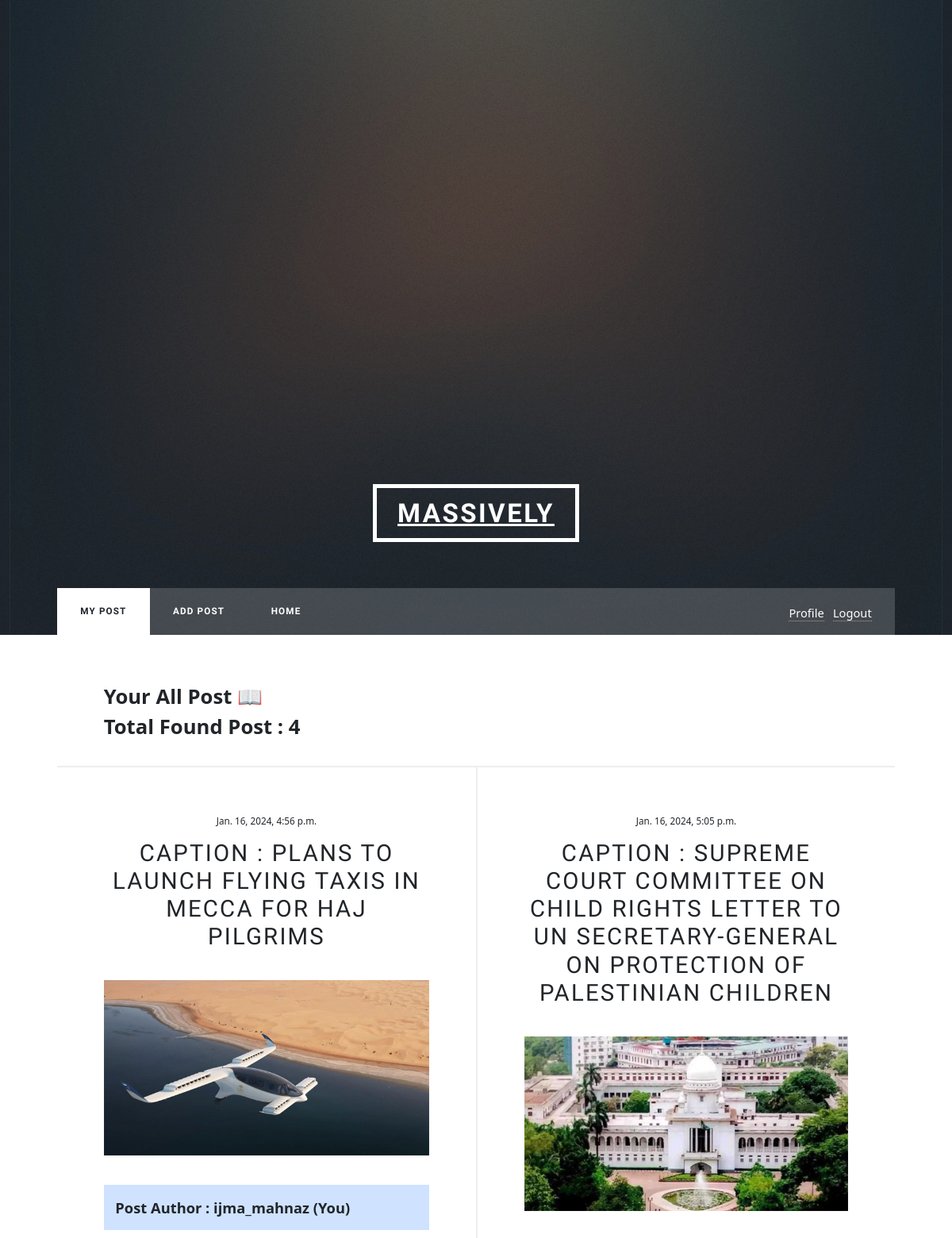
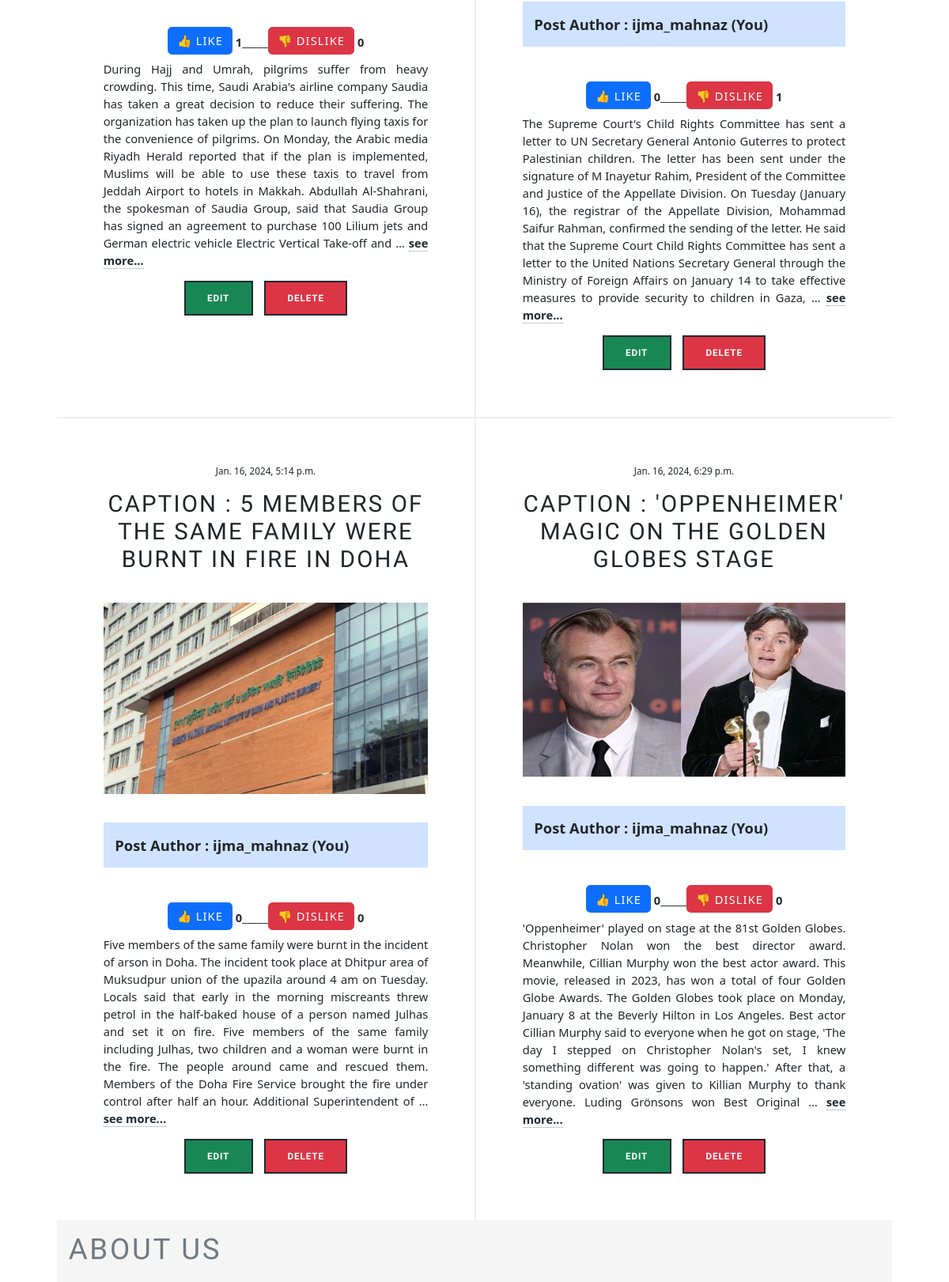
Screenshot of /post/user_post/12/ (upper part) with the database file from the repository (2 pictures, top to bottom).
### post/models.py (models this page shows, shortened)
class PostModel(models.Model):
    user = models.ForeignKey(User, related_name='post',on_delete=models.CASCADE)
    caption = models.CharField(max_length=3000)
    created_on = models.DateTimeField(auto_now_add=True)
    body = models.TextField(null=True,blank=True)
    post_image = models.ImageField(upload_to='post/media/images/',null=True,blank=True)
    post_like = models.IntegerField(default=0,null=True,blank=True)
    post_dislike = models.IntegerField(default=0,null=True,blank=True)

### post/views.py (the view)
# urls.py: path('user_post/<int:user_id>/',views.user_post,name='userPost'),
def user_post(request,user_id):
    user = User.objects.get(id=user_id)
    data = PostModel.objects.filter(user=user)
    return render(request,'user_post.html',{'posts':data})

### post/templates/user_post.html
{% extends "dashboard.html" %}
{% block content %}
<div id="main">
    <p class="fw-bold fs-3">Your All Post 📖 <br>
	Total Found Post : {{posts | length}}</p>
		<section class="posts">
			{% for post in posts %}
			<article>
				<header>
					<span class="date">{{post.created_on}}</span>
					<h2><a href="#">Caption : {{post.caption}}</a></h2>
				</header>
				<a href="#" class="image fit"><img src="{{post.post_image.url}}" alt="" /></a>
				<p class="text-dark fw-bold fs-5 bg-primary-subtle p-3">Post Author : {{post.user.username}} (You)</p>
				<h5>
					<br><h5 class="text-decoration-none btn btn-primary">👍 Like</h5>
					<b>{{post.post_like}}</b>_____<h5 class="text-decoration-none btn btn-danger">👎 Dislike</h5>
					<b>{{post.post_dislike}}</b>
				</h5>
				<p> {{ post.body|truncatewords:100 }} <a class="text-decoration-none text-dark" href="{% url "detailview" post.id %}"><b>see more...</b></a></p>
				<ul class="actions special">
					<li><a href="{% url "editpost" post.id %}" class="button bg-success text-white">Edit</a></li>
					<li><a href="{% url "deletepost" post.id %}" class="button bg-danger text-white">Delete</a></li>
				</ul>
			</article>
			{% endfor %}
		</section>
</div>
{% endblock content %}

### rows the page displays
PostModel: created_on "Jan. 16, 2024, 4:56 p.m.", caption "PLANS TO LAUNCH FLYING TAXIS IN MECCA FOR HAJ PILGRIMS", post_image (picture), user.username "ijma_mahnaz", post_like "1", post_dislike "0", body "During Hajj and Umrah, pilgrims suffer from heavy crowding. This time, Saudi Arabia's airline company Saudia has taken a great decision to reduce their suffering. The organization has taken up the plan to launch flying taxis for the convenience of pilgrims. On Monday, the Arabic media Riyadh Herald reported that if the plan is implemented, Muslims will be able to use these taxis to travel from Jeddah Airport to hotels in Makkah. Abdullah Al-Shahrani, the spokesman of Saudia Group, said that Saudia Group has signed an agreement to purchase 100 Lilium jets and German electric vehicle Electric Vertical Take-off and …"
PostModel: created_on "Jan. 16, 2024, 5:05 p.m.", caption "SUPREME COURT COMMITTEE ON CHILD RIGHTS LETTER TO UN SECRETARY-GENERAL ON PROTECTION OF PALESTINIAN CHILDREN", post_image (picture), user.username "ijma_mahnaz", post_like "0", post_dislike "1", body "The Supreme Court's Child Rights Committee has sent a letter to UN Secretary General Antonio Guterres to protect Palestinian children. The letter has been sent under the signature of M Inayetur Rahim, President of the Committee and Justice of the Appellate Division. On Tuesday (January 16), the registrar of the Appellate Division, Mohammad Saifur Rahman, confirmed the sending of the letter. He said that the Supreme Court Child Rights Committee has sent a letter to the United Nations Secretary General through the Ministry of Foreign Affairs on January 14 to take effective measures to provide security to children in Gaza, …"
PostModel: created_on "Jan. 16, 2024, 5:14 p.m.", caption "5 MEMBERS OF THE SAME FAMILY WERE BURNT IN FIRE IN DOHA", post_image (picture), user.username "ijma_mahnaz", post_like "0", post_dislike "0", body "Five members of the same family were burnt in the incident of arson in Doha. The incident took place at Dhitpur area of Muksudpur union of the upazila around 4 am on Tuesday. Locals said that early in the morning miscreants threw petrol in the half-baked house of a person named Julhas and set it on fire. Five members of the same family including Julhas, two children and a woman were burnt in the fire. The people around came and rescued them. Members of the Doha Fire Service brought the fire under control after half an hour. Additional Superintendent of …"
PostModel: created_on "Jan. 16, 2024, 6:29 p.m.", caption "'OPPENHEIMER' MAGIC ON THE GOLDEN GLOBES STAGE", post_image (picture), user.username "ijma_mahnaz", post_like "0", post_dislike "0", body "'Oppenheimer' played on stage at the 81st Golden Globes. Christopher Nolan won the best director award. Meanwhile, Cillian Murphy won the best actor award. This movie, released in 2023, has won a total of four Golden Globe Awards. The Golden Globes took place on Monday, January 8 at the Beverly Hilton in Los Angeles. Best actor Cillian Murphy said to everyone when he got on stage, 'The day I stepped on Christopher Nolan's set, I knew something different was going to happen.' After that, a 'standing ovation' was given to Killian Murphy to thank everyone. Luding Grönsons won Best Original …"

### other values shown
{{ posts | length }} "4"
